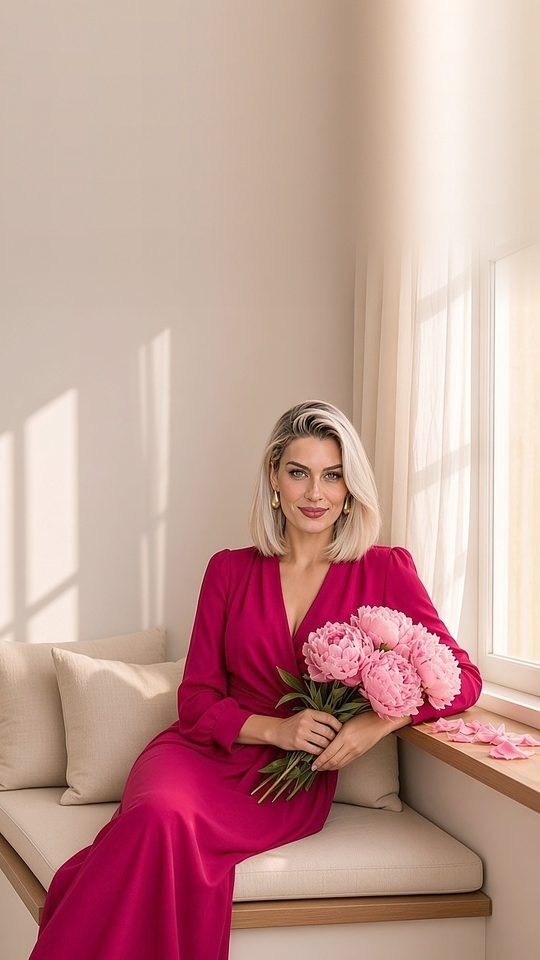
#> input picture docs/video-kit/scripts/template-vertical/vbg-alisa.jpg, 1080 x 1920 px, given in place of asya-1x1-mask.png, which was not available (shown at 1/2 size)
$ python vbg.py vbg-alisa.jpg
#> lines starting #> are read from the running program, lines starting #| are printed output that depends on the picture; after the words box and inside, x2 and y2 are one past the last pixel; in counts of white or black regions, pixels touching at a corner belong together
#> (reads docs/video-kit/scripts/template-vertical/faces1.json from the repository)
# Dzen «Ролики»: vertical 1080x1920 backgrounds. Per-expert scale so every head top lands at ~y 800, photo bottom-aligned, wall extended upward.
import json,sys
import numpy as np
from PIL import Image
sys.argv=[sys.argv[0]]+sys.argv[1:]
from live import bg,es,W
M={}
for e in es:
  m=np.asarray(Image.open(W+e+'-1x1-mask.png').convert('L'))>128;M[e]=int(np.nonzero(m.any(1))[0].min())
#> after `m = np.asarray(Image.open(W + e + '-1x1-mask.png').convert('L')) > 128`:
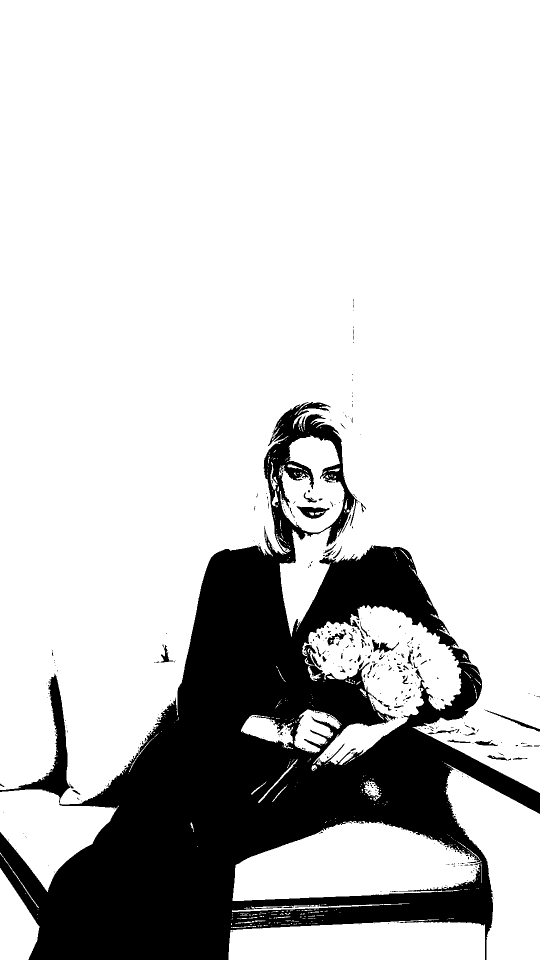
#> m: shape (1920, 1080) bool (shown at 1/2 size); 79.5% white; 444 black regions (381 under 20 px), largest, box (x1, y1, x2, y2) and area: (0, 804, 1080, 1920) 417375, (593, 1012, 659, 1038) 859, (744, 1279, 798, 1306) 536
#> pass 2 of the loop `for e in es:`:
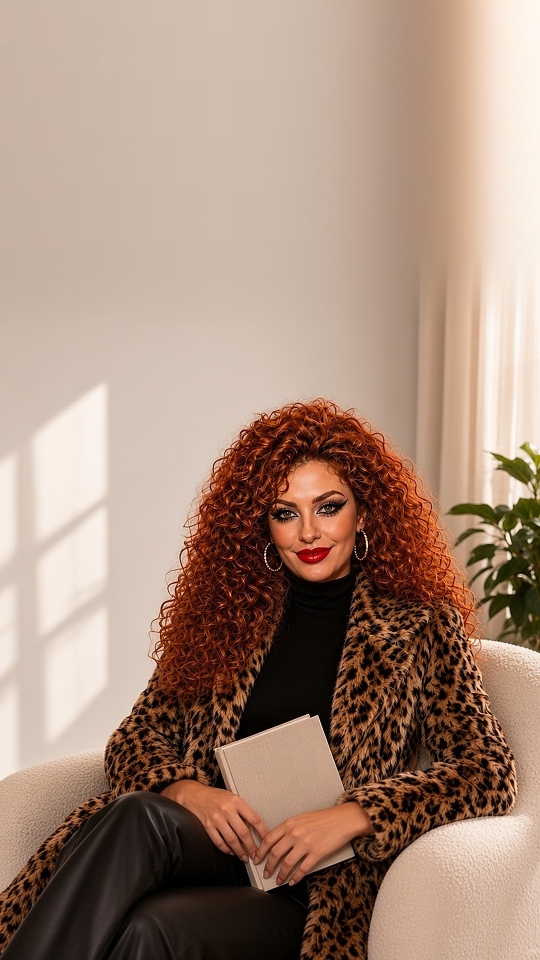
#> input picture docs/video-kit/scripts/template-vertical/vbg-asya.jpg, 1080 x 1920 px, given in place of kira-1x1-mask.png, which was not available (shown at 1/2 size)
#> `m = np.asarray(Image.open(W + e + '-1x1-mask.png').convert('L')) > 128`:
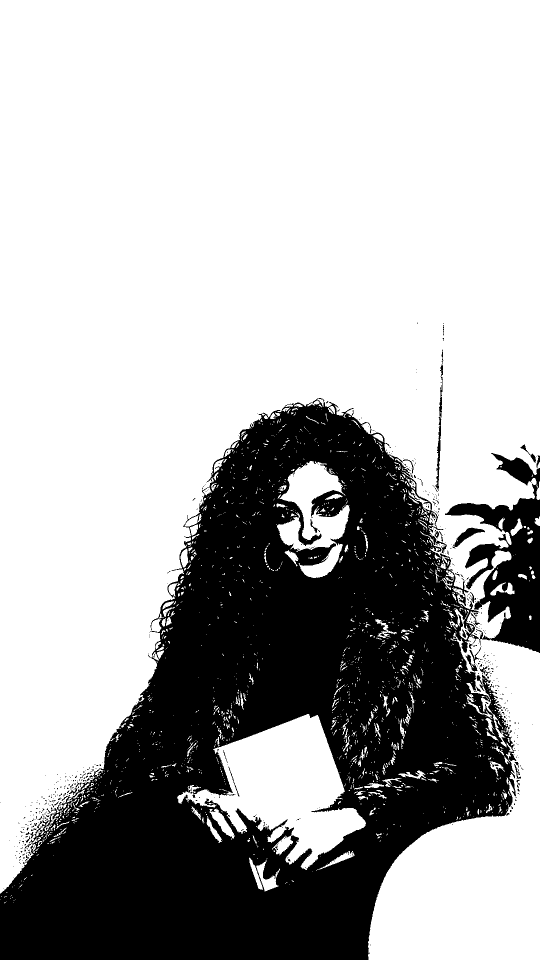
#> m: shape (1920, 1080) bool (shown at 1/2 size); 69.3% white; 567 black regions (524 under 20 px), largest, box (x1, y1, x2, y2) and area: (0, 796, 1033, 1920) 598460, (890, 906, 1080, 1306) 31422, (906, 1055, 970, 1094) 785
#> (the run stopped early here; a loop or call above may not have finished)
